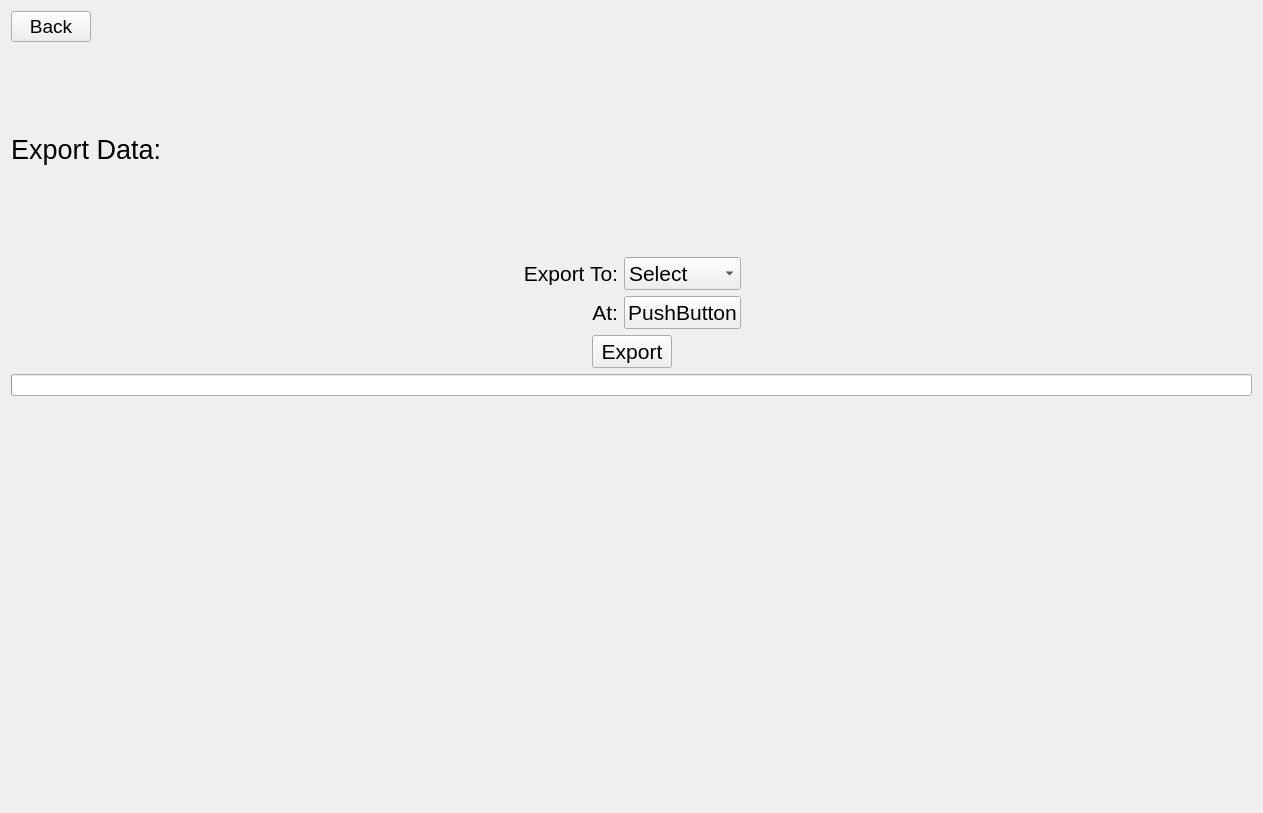
<?xml version="1.0" encoding="UTF-8"?>
<ui version="4.0">
 <class>centralwidget</class>
 <widget class="QWidget" name="centralwidget">
  <property name="geometry">
   <rect>
    <x>0</x>
    <y>0</y>
    <width>1263</width>
    <height>813</height>
   </rect>
  </property>
  <property name="sizePolicy">
   <sizepolicy hsizetype="Expanding" vsizetype="Expanding">
    <horstretch>0</horstretch>
    <verstretch>0</verstretch>
   </sizepolicy>
  </property>
     <layout class="QVBoxLayout" name="_2" stretch="2,1,0,1,0,2">
   <property name="sizeConstraint">
    <enum>QLayout::SetMaximumSize</enum>
   </property>
   <item>
    <layout class="QHBoxLayout" name="horizontalLayout_3" stretch="0,0">
     <item>
      <widget class="QPushButton" name="back_btn">
       <property name="font">
        <font>
         <pointsize>14</pointsize>
        </font>
       </property>
       <property name="text">
        <string>Back</string>
       </property>
      </widget>
     </item>
     <item>
      <spacer name="horizontalSpacer_2">
       <property name="orientation">
        <enum>Qt::Horizontal</enum>
       </property>
       <property name="sizeHint" stdset="0">
        <size>
         <width>40</width>
         <height>20</height>
        </size>
       </property>
      </spacer>
     </item>
    </layout>
   </item>
   <item>
    <widget class="QLabel" name="label">
     <property name="font">
      <font>
       <pointsize>20</pointsize>
      </font>
     </property>
     <property name="text">
      <string>Export Data:</string>
     </property>
    </widget>
   </item>
   <item>
    <layout class="QHBoxLayout" name="horizontalLayout_5">
     <item>
      <spacer name="horizontalSpacer">
       <property name="orientation">
        <enum>Qt::Horizontal</enum>
       </property>
       <property name="sizeHint" stdset="0">
        <size>
         <width>40</width>
         <height>20</height>
        </size>
       </property>
      </spacer>
     </item>
     <item>
      <layout class="QGridLayout" name="gridLayout">
       <item row="0" column="1">
        <widget class="QComboBox" name="export_combo">
         <property name="font">
          <font>
           <pointsize>16</pointsize>
          </font>
         </property>
         <item>
          <property name="text">
           <string>Select</string>
          </property>
         </item>
         <item>
          <property name="text">
           <string>PDF</string>
          </property>
         </item>
         <item>
          <property name="text">
           <string>CSV</string>
          </property>
         </item>
         <item>
          <property name="text">
           <string>TSV</string>
          </property>
         </item>
         <item>
          <property name="text">
           <string>PSV</string>
          </property>
         </item>
        </widget>
       </item>
       <item row="0" column="0">
        <widget class="QLabel" name="label_2">
         <property name="font">
          <font>
           <pointsize>16</pointsize>
          </font>
         </property>
         <property name="text">
          <string>Export To:</string>
         </property>
         <property name="alignment">
          <set>Qt::AlignRight|Qt::AlignTrailing|Qt::AlignVCenter</set>
         </property>
        </widget>
       </item>
       <item row="3" column="0">
        <widget class="QLabel" name="label_3">
         <property name="font">
          <font>
           <pointsize>16</pointsize>
          </font>
         </property>
         <property name="text">
          <string>At:</string>
         </property>
         <property name="alignment">
          <set>Qt::AlignRight|Qt::AlignTrailing|Qt::AlignVCenter</set>
         </property>
        </widget>
       </item>
       <item row="3" column="1">
        <widget class="QPushButton" name="location_btn">
         <property name="font">
          <font>
           <pointsize>16</pointsize>
          </font>
         </property>
         <property name="text">
          <string>PushButton</string>
         </property>
        </widget>
       </item>
      </layout>
     </item>
     <item>
      <spacer name="horizontalSpacer_4">
       <property name="orientation">
        <enum>Qt::Horizontal</enum>
       </property>
       <property name="sizeHint" stdset="0">
        <size>
         <width>40</width>
         <height>20</height>
        </size>
       </property>
      </spacer>
     </item>
    </layout>
   </item>
   <item>
    <layout class="QHBoxLayout" name="horizontalLayout_4">
     <item>
      <spacer name="horizontalSpacer_3">
       <property name="orientation">
        <enum>Qt::Horizontal</enum>
       </property>
       <property name="sizeHint" stdset="0">
        <size>
         <width>40</width>
         <height>20</height>
        </size>
       </property>
      </spacer>
     </item>
     <item>
      <widget class="QPushButton" name="export_btn">
       <property name="font">
        <font>
         <pointsize>16</pointsize>
        </font>
       </property>
       <property name="text">
        <string>Export</string>
       </property>
      </widget>
     </item>
     <item>
      <spacer name="horizontalSpacer_5">
       <property name="orientation">
        <enum>Qt::Horizontal</enum>
       </property>
       <property name="sizeHint" stdset="0">
        <size>
         <width>40</width>
         <height>20</height>
        </size>
       </property>
      </spacer>
     </item>
    </layout>
   </item>
         <item>
             <widget class="QProgressBar" name="progressBar">
                 <property name="value">
                     <number>0</number>
                 </property>
                 <property name="textVisible">
                     <bool>false</bool>
                 </property>
             </widget>
   </item>
   <item>
    <spacer name="verticalSpacer">
     <property name="orientation">
      <enum>Qt::Vertical</enum>
     </property>
     <property name="sizeHint" stdset="0">
      <size>
       <width>20</width>
       <height>40</height>
      </size>
     </property>
    </spacer>
   </item>
  </layout>
 </widget>
 <resources/>
 <connections/>
</ui>
